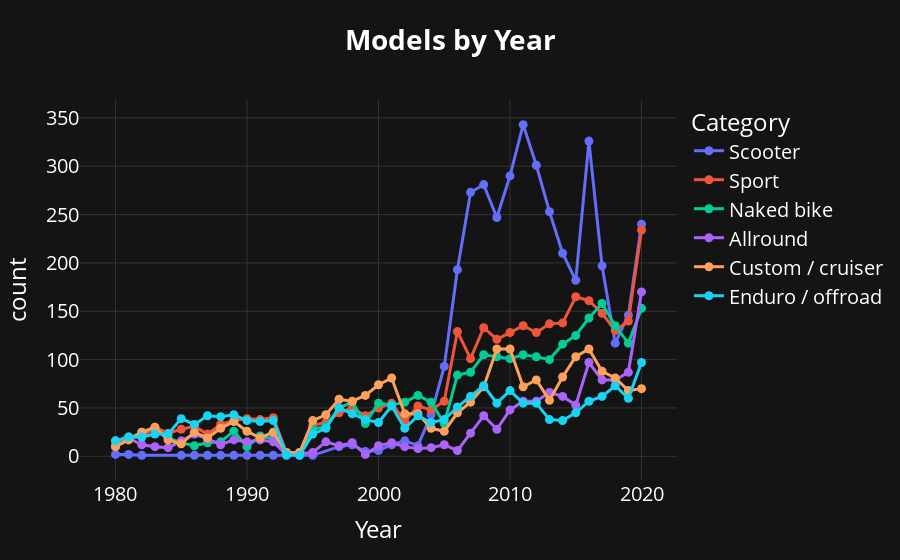

Notebook code cell kept with this figure:
### Markdown cell above
### How many models were created each year
 > Let's see for each category of bike, how many bikes were created

### Code cell
# Seleziona le 6 categorie più presenti
top6 = df_grouped.sort_values("count", ascending=False).head(7)["Category"].tolist()

# Filtra il dataframe originale per le sole 6 categorie
df_top6 = df[df["Category"].isin(top6)]

# Filtra le righe con Year >= 1980
df_top6 = df_top6[df_top6["Year"] >= 1980]
df_top6 = df_top6[df_top6["Year"] < 2021]

# Raggruppa per anno e categoria, conta le moto
year_cat_counts = (
    df_top6.groupby(["Year", "Category"])
    .size()
    .reset_index(name="count")
)

# Grafico a linee
fig = px.line(
    year_cat_counts,
    x="Year",
    y="count",
    color="Category",
    title="<b>Models by Year</b>",
    markers=True,
    color_discrete_sequence=color_seq,
    category_orders={"Category": ordered_categories},
)
set_theme(fig).show()

# 757 000 unità nel 1980 a 217 000 nel 1993
# dal 2020, le normative euro 5 diventano obbligatorie su ogni nuovo modello
#  Per non perdere omologazioni, i costruttori registrano a raffica versioni Euro 4 “final edition” 
#  Ma alcune omologano già anche Euro 5 nello stesso anno, avendo due versioni

dup_cols = ["Manufacturer","Model","Category","Year", "Greenhouse gases"]
dups = df.duplicated(subset=dup_cols, keep=False)

### Figure 1 — Plotly figure (JSON) as saved in the notebook; plotly's stock layout.template omitted (floating-point values rounded to 4 significant figures)
{"data": [{"hovertemplate": "Category=Scooter<br>Year=%{x}<br>count=%{y}<extra></extra>", "legendgroup": "Scooter", "line": {"color": "#636EFA", "dash": "solid"}, "marker": {"symbol": "circle"}, "mode": "lines+markers", "name": "Scooter", "orientation": "v", "showlegend": true, "type": "scatter", "x": [1980, 1981, 1982, 1985, 1986, 1987, 1988, 1989, 1990, 1991, 1992, 1993, 1994, 1995, 1997, 1998, 1999, 2000, 2001, 2002, 2003, 2004, 2005, 2006, 2007, 2008, 2009, 2010, 2011, 2012, 2013, 2014, 2015, 2016, 2017, 2018, 2019, 2020], "xaxis": "x", "y": [2, 2, 1, 1, 1, 1, 1, 1, 1, 1, 1, 1, 1, 1, 10, 12, 5, 6, 12, 16, 11, 43, 93, 193, 273, 281, 247, 290, 343, 301, 253, 210, 182, 326, 197, 117, 146, 240], "yaxis": "y"}, {"hovertemplate": "Category=Sport<br>Year=%{x}<br>count=%{y}<extra></extra>", "legendgroup": "Sport", "line": {"color": "#EF553B", "dash": "solid"}, "marker": {"symbol": "circle"}, "mode": "lines+markers", "name": "Sport", "orientation": "v", "showlegend": true, "type": "scatter", "x": [1980, 1981, 1982, 1983, 1984, 1985, 1986, 1987, 1988, 1989, 1990, 1991, 1992, 1993, 1994, 1995, 1996, 1997, 1998, 1999, 2000, 2001, 2002, 2003, 2004, 2005, 2006, 2007, 2008, 2009, 2010, 2011, 2012, 2013, 2014, 2015, 2016, 2017, 2018, 2019, 2020], "xaxis": "x", "y": [16, 20, 20, 30, 24, 28, 31, 23, 33, 37, 39, 38, 40, 4, 4, 32, 35, 45, 50, 42, 50, 55, 36, 52, 48, 57, 129, 101, 133, 121, 128, 135, 128, 137, 138, 165, 161, 148, 130, 140, 234], "yaxis": "y"}, {"hovertemplate": "Category=Naked bike<br>Year=%{x}<br>count=%{y}<extra></extra>", "legendgroup": "Naked bike", "line": {"color": "#00CC96", "dash": "solid"}, "marker": {"symbol": "circle"}, "mode": "lines+markers", "name": "Naked bike", "orientation": "v", "showlegend": true, "type": "scatter", "x": [1980, 1981, 1982, 1983, 1984, 1985, 1986, 1987, 1988, 1989, 1990, 1991, 1992, 1993, 1994, 1995, 1996, 1997, 1998, 1999, 2000, 2001, 2002, 2003, 2004, 2005, 2006, 2007, 2008, 2009, 2010, 2011, 2012, 2013, 2014, 2015, 2016, 2017, 2018, 2019, 2020], "xaxis": "x", "y": [10, 18, 25, 29, 19, 14, 11, 14, 15, 26, 10, 21, 18, 1, 2, 28, 31, 50, 56, 34, 55, 53, 56, 63, 56, 34, 84, 87, 105, 103, 101, 105, 103, 100, 116, 125, 143, 158, 135, 117, 153], "yaxis": "y"}, {"hovertemplate": "Category=Allround<br>Year=%{x}<br>count=%{y}<extra></extra>", "legendgroup": "Allround", "line": {"color": "#AB63FA", "dash": "solid"}, "marker": {"symbol": "circle"}, "mode": "lines+markers", "name": "Allround", "orientation": "v", "showlegend": true, "type": "scatter", "x": [1980, 1981, 1982, 1983, 1984, 1985, 1986, 1987, 1988, 1989, 1990, 1991, 1992, 1993, 1995, 1996, 1997, 1998, 1999, 2000, 2001, 2002, 2003, 2004, 2005, 2006, 2007, 2008, 2009, 2010, 2011, 2012, 2013, 2014, 2015, 2016, 2017, 2018, 2019, 2020], "xaxis": "x", "y": [11, 19, 12, 10, 9, 16, 23, 18, 12, 17, 15, 17, 15, 2, 4, 15, 11, 14, 2, 11, 14, 10, 8, 9, 12, 6, 24, 42, 28, 48, 57, 57, 66, 62, 53, 97, 79, 79, 87, 170], "yaxis": "y"}, {"hovertemplate": "Category=Custom / cruiser<br>Year=%{x}<br>count=%{y}<extra></extra>", "legendgroup": "Custom / cruiser", "line": {"color": "#FFA15A", "dash": "solid"}, "marker": {"symbol": "circle"}, "mode": "lines+markers", "name": "Custom / cruiser", "orientation": "v", "showlegend": true, "type": "scatter", "x": [1980, 1981, 1982, 1983, 1984, 1985, 1986, 1987, 1988, 1989, 1990, 1991, 1992, 1993, 1994, 1995, 1996, 1997, 1998, 1999, 2000, 2001, 2002, 2003, 2004, 2005, 2006, 2007, 2008, 2009, 2010, 2011, 2012, 2013, 2014, 2015, 2016, 2017, 2018, 2019, 2020], "xaxis": "x", "y": [10, 17, 25, 30, 17, 13, 25, 19, 29, 36, 26, 19, 25, 4, 4, 37, 43, 59, 57, 63, 74, 81, 44, 44, 29, 26, 45, 56, 72, 111, 111, 72, 79, 58, 82, 103, 111, 88, 81, 68, 70], "yaxis": "y"}, {"hovertemplate": "Category=Enduro / offroad<br>Year=%{x}<br>count=%{y}<extra></extra>", "legendgroup": "Enduro / offroad", "line": {"color": "#19D3F3", "dash": "solid"}, "marker": {"symbol": "circle"}, "mode": "lines+markers", "name": "Enduro / offroad", "orientation": "v", "showlegend": true, "type": "scatter", "x": [1980, 1981, 1982, 1983, 1984, 1985, 1986, 1987, 1988, 1989, 1990, 1991, 1992, 1993, 1994, 1995, 1996, 1997, 1998, 1999, 2000, 2001, 2002, 2003, 2004, 2005, 2006, 2007, 2008, 2009, 2010, 2011, 2012, 2013, 2014, 2015, 2016, 2017, 2018, 2019, 2020], "xaxis": "x", "y": [16, 20, 20, 23, 23, 39, 33, 42, 41, 43, 37, 36, 37, 2, 1, 23, 29, 50, 44, 38, 35, 52, 29, 42, 35, 38, 51, 62, 73, 55, 68, 55, 55, 38, 37, 45, 57, 62, 73, 60, 97], "yaxis": "y"}], "layout": {"font": {"color": "white", "size": 20}, "legend": {"bgcolor": "rgba(0,0,0,0)", "title": {"text": "Category"}, "tracegroupgap": 0}, "paper_bgcolor": "#141415", "plot_bgcolor": "#141415", "title": {"text": "<b>Models by Year</b>"}, "xaxis": {"anchor": "y", "domain": [0, 1], "gridcolor": "#333333", "title": {"text": "Year"}, "zerolinecolor": "#333333"}, "yaxis": {"anchor": "x", "domain": [0, 1], "gridcolor": "#333333", "title": {"text": "count"}, "zerolinecolor": "#333333"}}}
